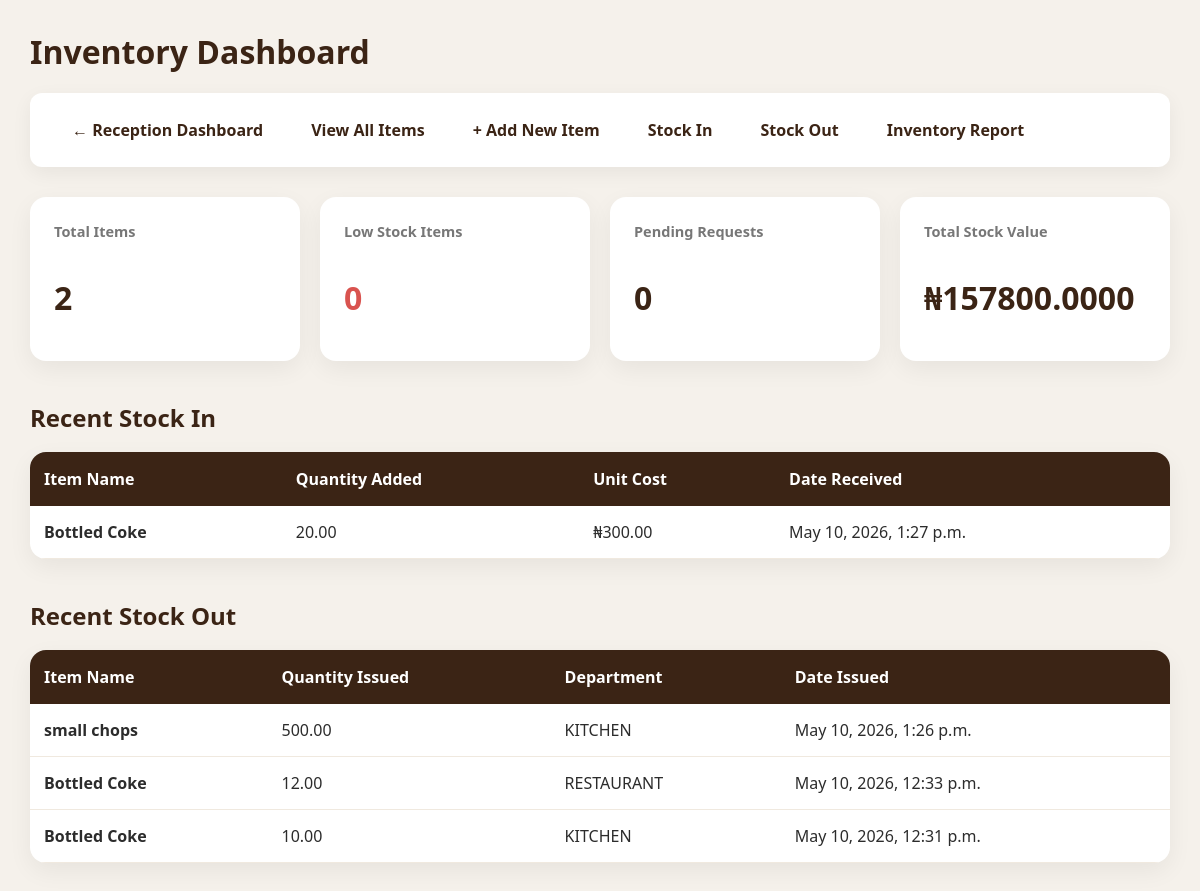
/inventory/ (signed in), run on the app's committed database.
### inventory/models.py (models this page shows, shortened)
class StockIn(models.Model):
    item = models.ForeignKey(InventoryItem, on_delete=models.CASCADE, related_name='stock_ins')
    quantity = models.DecimalField(max_digits=12, decimal_places=2)
    unit_cost = models.DecimalField(max_digits=12, decimal_places=2)
    supplier = models.ForeignKey(Supplier, on_delete=models.SET_NULL, null=True, blank=True)
    received_by = models.ForeignKey(settings.AUTH_USER_MODEL, on_delete=models.SET_NULL, null=True)
    note = models.TextField(blank=True)
    date_received = models.DateTimeField(auto_now_add=True)

class InventoryItem(models.Model):
    UNIT_CHOICES = [
        ('PCS', 'Pieces'),
        ('KG', 'Kilogram'),
        ('LITRE', 'Litre'),
        ('PACK', 'Pack'),
        ('BOTTLE', 'Bottle'),
        ('BAG', 'Bag'),
        ('CARTON', 'Carton'),
        ('OTHER', 'Other'),
    ]
    name = models.CharField(max_length=150)
    category = models.ForeignKey(InventoryCategory, on_delete=models.SET_NULL, null=True)
    unit = models.CharField(max_length=20, choices=UNIT_CHOICES)
    quantity_in_stock = models.DecimalField(max_digits=12, decimal_places=2, default=0)
    reorder_level = models.DecimalField(max_digits=12, decimal_places=2, default=0)
    unit_cost = models.DecimalField(max_digits=12, decimal_places=2, default=0)
    supplier = models.ForeignKey(Supplier, on_delete=models.SET_NULL, null=True, blank=True)
    description = models.TextField(blank=True)
    created_at = models.DateTimeField(auto_now_add=True)

class StockOut(models.Model):
    DEPARTMENT_CHOICES = [
        ('RECEPTION', 'Reception'),
        ('HOUSEKEEPING', 'Housekeeping'),
        ('KITCHEN', 'Kitchen'),
        ('BAR', 'Bar'),
        ('RESTAURANT', 'Restaurant'),
        ('MAINTENANCE', 'Maintenance'),
        ('SECURITY', 'Security'),
        ('MANAGEMENT', 'Management'),
        ('OTHER', 'Other'),
    ]
    item = models.ForeignKey(InventoryItem, on_delete=models.CASCADE, related_name='stock_outs')
    quantity = models.DecimalField(max_digits=12, decimal_places=2)
    department = models.CharField(max_length=50, choices=DEPARTMENT_CHOICES)
    issued_by = models.ForeignKey(settings.AUTH_USER_MODEL, on_delete=models.SET_NULL, null=True)
    note = models.TextField(blank=True)
    date_issued = models.DateTimeField(auto_now_add=True)

### inventory/views.py (the view)
# urls.py: path('', views.inventory_dashboard, name='dashboard'),
@login_required
def inventory_dashboard(request):
    total_items = InventoryItem.objects.count()
    low_stock_items = InventoryItem.objects.filter(
        quantity_in_stock__lte=models.F('reorder_level')
    ).count()
    pending_requests = DepartmentRequest.objects.filter(status='PENDING').count()
    total_stock_value = 0
    for item in InventoryItem.objects.all():
        total_stock_value += item.quantity_in_stock * item.unit_cost
    recent_stock_ins = StockIn.objects.select_related('item').order_by('-date_received')[:5]
    recent_stock_outs = StockOut.objects.select_related('item').order_by('-date_issued')[:5]
    return render(request, 'inventory/dashboard.html', {
        'total_items': total_items,
        'low_stock_items': low_stock_items,
        'pending_requests': pending_requests,
        'total_stock_value': total_stock_value,
        'recent_stock_ins': recent_stock_ins,
        'recent_stock_outs': recent_stock_outs,
    })

### templates/inventory/dashboard.html (shortened to what this page needs)
<!DOCTYPE html>
<html lang="en">
<head>
</head>
<body>
    <div class="container">
        <h1>Inventory Dashboard</h1>
        <div class="nav-links">
            <a href="{% url 'reception:dashboard' %}">← Reception Dashboard</a>
            <a href="{% url 'inventory:item_list' %}">View All Items</a>
            <a href="{% url 'inventory:add_item' %}">+ Add New Item</a>
            <a href="{% url 'inventory:stock_in' %}">Stock In</a>
            <a href="{% url 'inventory:stock_out' %}">Stock Out</a>
            <a href="{% url 'inventory:inventory_report' %}">Inventory Report</a>
        </div>
        <div class="stats">
            <div class="stat-card">
                <h3>Total Items</h3>
                <h2>{{ total_items }}</h2>
            </div>
            <div class="stat-card">
                <h3>Low Stock Items</h3>
                <h2 style="color: #d9534f;">{{ low_stock_items }}</h2>
            </div>
            <div class="stat-card">
                <h3>Pending Requests</h3>
                <h2>{{ pending_requests }}</h2>
            </div>
            <div class="stat-card">
                <h3>Total Stock Value</h3>
                <h2>₦{{ total_stock_value }}</h2>
            </div>
        </div>
        <h2>Recent Stock In</h2>
        <div class="table-container">
            <table>
                <thead>
                    <tr>
                        <th>Item Name</th>
                        <th>Quantity Added</th>
                        <th>Unit Cost</th>
                        <th>Date Received</th>
                    </tr>
                </thead>
                <tbody>
                    {% for stock in recent_stock_ins %}
                    <tr>
                        <td><strong>{{ stock.item.name }}</strong></td>
                        <td>{{ stock.quantity }}</td>
                        <td>₦{{ stock.unit_cost }}</td>
                        <td>{{ stock.date_received }}</td>
                    </tr>
                    {% empty %}
                    <tr>
                        <td colspan="4" class="empty-row">No stock-in records yet.</td>
                    </tr>
                    {% endfor %}
                </tbody>
            </table>
        </div>
        <h2>Recent Stock Out</h2>
        <div class="table-container">
            <table>
                <thead>
                    <tr>
                        <th>Item Name</th>
                        <th>Quantity Issued</th>
                        <th>Department</th>
                        <th>Date Issued</th>
                    </tr>
                </thead>
                <tbody>
                    {% for stock in recent_stock_outs %}
                    <tr>
                        <td><strong>{{ stock.item.name }}</strong></td>
                        <td>{{ stock.quantity }}</td>
                        <td>{{ stock.department }}</td>
                        <td>{{ stock.date_issued }}</td>
                    </tr>
                    {% empty %}
                    <tr>
                        <td colspan="4" class="empty-row">No stock-out records yet.</td>
                    </tr>
                    {% endfor %}
                </tbody>
            </table>
        </div>
    </div>
</body>
</html>

### templates/inventory/dashboard.html (style rules this page uses)
* { margin: 0; padding: 0; box-sizing: border-box; }
body { font-family: "Segoe UI", Arial, sans-serif; background: #f5f1eb; color: #2c2c2c; padding: 30px; }
.container { max-width: 1250px; margin: 0 auto; }
h1 { color: #3b2415; font-size: 32px; margin-bottom: 20px; }
.nav-links { background: white; padding: 16px 24px; border-radius: 12px; box-shadow: 0 6px 20px rgba(0,0,0,0.06); margin-bottom: 30px; display: flex; flex-wrap: wrap; gap: 12px; }
.nav-links a { color: #3b2415; text-decoration: none; font-weight: 600; padding: 10px 18px; border-radius: 8px; transition: all 0.3s ease; }
.stats { display: grid; grid-template-columns: repeat(auto-fit, minmax(240px, 1fr)); gap: 20px; margin-bottom: 40px; }
.stat-card { background: white; padding: 24px; border-radius: 16px; box-shadow: 0 8px 25px rgba(0,0,0,0.06); transition: transform 0.3s ease; }
.stat-card h3 { color: #777; font-size: 14.5px; margin-bottom: 8px; }
.stat-card h2 { color: #3b2415; font-size: 32px; font-weight: 700; }
h2 { color: #3b2415; margin: 35px 0 18px; font-size: 24px; }
.table-container { background: white; border-radius: 16px; box-shadow: 0 8px 25px rgba(0,0,0,0.06); overflow: hidden; margin-bottom: 40px; }
table { width: 100%; border-collapse: collapse; }
th { background: #3b2415; color: white; padding: 16px 14px; text-align: left; font-weight: 600; }
td { padding: 15px 14px; border-bottom: 1px solid #f0e9df; }

### data on the page
StockIn: item.name "Bottled Coke", quantity "20.00", unit_cost "300.00", date_received "May 10, 2026, 1:27 p.m."
StockOut: item.name "small chops", quantity "500.00", department "KITCHEN", date_issued "May 10, 2026, 1:26 p.m."
StockOut: item.name "Bottled Coke", quantity "12.00", department "RESTAURANT", date_issued "May 10, 2026, 12:33 p.m."
StockOut: item.name "Bottled Coke", quantity "10.00", department "KITCHEN", date_issued "May 10, 2026, 12:31 p.m."

### other printed values
{{ total_items }} "2"
{{ low_stock_items }} "0"
{{ pending_requests }} "0"
{{ total_stock_value }} "157800.0000"
